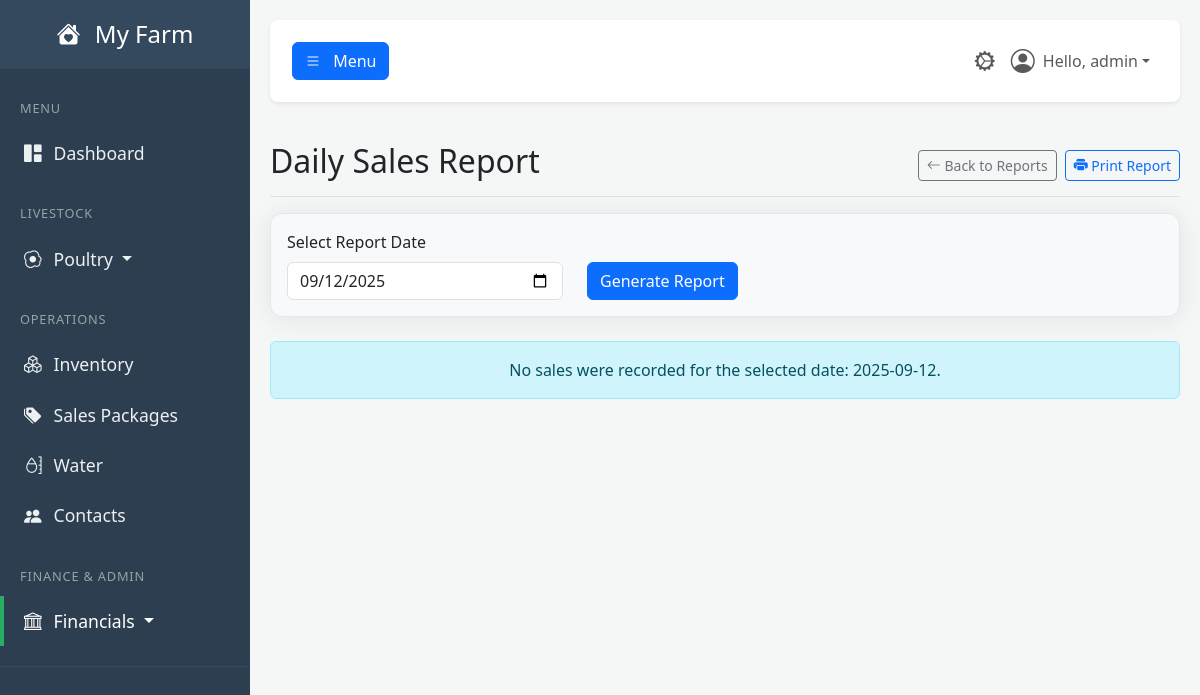
The app's page /report/daily-sales (signed in), older data.
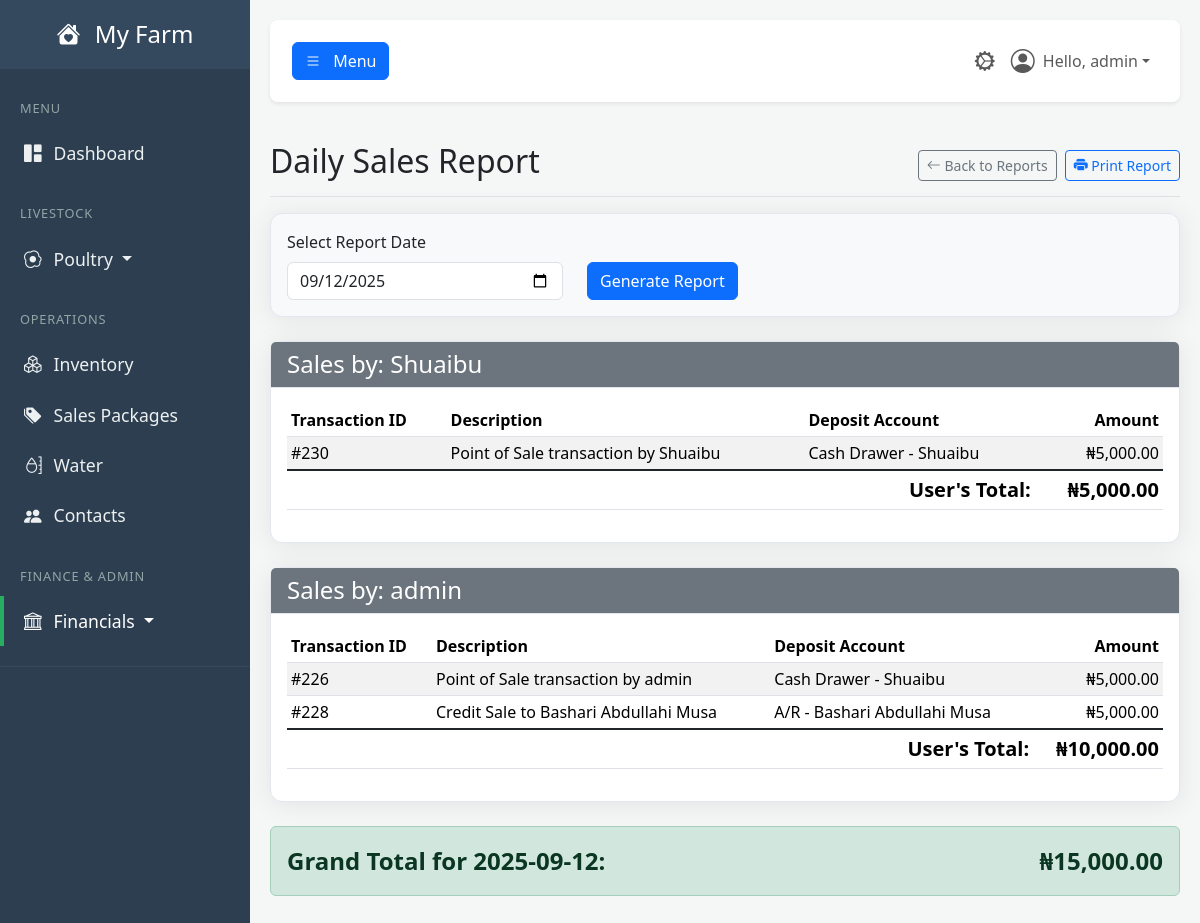
The same page, newer data.
### tables this page shows
CREATE TABLE journal_entries (
            id INTEGER PRIMARY KEY,
            transaction_date TEXT NOT NULL,
            description TEXT NOT NULL,
            debit_account_id INTEGER NOT NULL,
            credit_account_id INTEGER NOT NULL,
            amount REAL NOT NULL,
            created_by_user_id INTEGER NOT NULL,
            related_contact_id INTEGER,
            related_sale_id INTEGER, -- Links back to a specific sale
            created_at TIMESTAMP DEFAULT CURRENT_TIMESTAMP, is_closed INTEGER DEFAULT 0,
            FOREIGN KEY (debit_account_id) REFERENCES accounts (id),
            FOREIGN KEY (credit_account_id) REFERENCES accounts (id),
            FOREIGN KEY (created_by_user_id) REFERENCES users (id),
            FOREIGN KEY (related_contact_id) REFERENCES contacts (id),
            FOREIGN KEY (related_sale_id) REFERENCES sales (id)
        );

CREATE TABLE users (
            id INTEGER PRIMARY KEY,
            username TEXT NOT NULL UNIQUE,
            email TEXT NOT NULL UNIQUE,
            password_hash TEXT NOT NULL,
            farm_name TEXT NOT NULL,
            role TEXT NOT NULL DEFAULT 'user', -- 'user' or 'admin'
            is_active BOOLEAN NOT NULL DEFAULT 1,f
            created_at TIMESTAMP DEFAULT CURRENT_TIMESTAMP
        , cash_account_id INTEGER REFERENCES accounts(id));

CREATE TABLE accounts (
            id INTEGER PRIMARY KEY,
            code TEXT UNIQUE,
            name TEXT NOT NULL UNIQUE,
            type TEXT NOT NULL, -- Asset, Liability, Equity, Revenue, Expense
            is_active BOOLEAN NOT NULL DEFAULT 1,
            created_at TIMESTAMP DEFAULT CURRENT_TIMESTAMP
        );

### app.py (the view)
@app.route('/report/daily-sales')
@login_required
@permission_required('run_operational_reports')
def report_daily_sales():
    db = get_db()
    report_date_str = request.args.get('report_date', date.today().strftime('%Y-%m-%d'))
    sql_query = """
        SELECT
            je.id,
            je.transaction_date,
            je.description,
            je.amount,
            u.username,
            debit_acc.name as deposit_account_name
        FROM journal_entries je
        JOIN users u ON je.created_by_user_id = u.id
        JOIN accounts credit_acc ON je.credit_account_id = credit_acc.id
        JOIN accounts debit_acc ON je.debit_account_id = debit_acc.id
        WHERE
            credit_acc.name = 'Product Sales' AND je.transaction_date = ?
        ORDER BY
            u.username, je.id
    """
    transactions = db.execute(sql_query, (report_date_str,)).fetchall()
    sales_by_user = {}
    grand_total = 0
    for tx in transactions:
        username = tx['username']
        if username not in sales_by_user:
            sales_by_user[username] = {
                'transactions': [],
                'total': 0
            }
        sales_by_user[username]['transactions'].append(dict(tx))
        sales_by_user[username]['total'] += tx['amount']
        grand_total += tx['amount']
    return render_template(
        'report_daily_sales.html',
        user=g.user,
        report_date=report_date_str,
        sales_by_user=sales_by_user,
        grand_total=grand_total,
        now=datetime.utcnow()
    )

### app.py (called while the page is built)
def get_db():
    if 'db' not in g:
        g.db = sqlite3.connect(DATABASE)
        g.db.row_factory = sqlite3.Row
    return g.db

def login_required(f):
    @wraps(f)
    def decorated_function(*args, **kwargs):
        if 'user_id' not in session:
            flash('Please log in to access this page.', 'warning')
            return redirect(url_for('login'))
        g.user = User.get_by_id(session['user_id'])
        if not g.user:
            session.clear()
            return redirect(url_for('login'))
        return f(*args, **kwargs)
    return decorated_function

def permission_required(permission_name):
    def decorator(f):
        @wraps(f)
        def decorated_function(*args, **kwargs):
            if not hasattr(g, 'user') or not g.user.has_permission(permission_name):
                flash('You do not have the required permission.', 'danger')
                return redirect(url_for('dashboard'))
            return f(*args, **kwargs)
        return decorated_function
    return decorator

### templates/report_daily_sales.html (shortened to what this page needs)
{% extends "base.html" %}
{% block content %}
<div class="d-flex justify-content-between flex-wrap flex-md-nowrap align-items-center pt-3 pb-2 mb-3 border-bottom no-print">
    <h1 class="h2">Daily Sales Report</h1>
    <div class="btn-toolbar mb-2 mb-md-0">
        <a href="{{ url_for('reports_dashboard') }}" class="btn btn-sm btn-outline-secondary me-2">
            <i class="bi bi-arrow-left"></i> Back to Reports
        </a>
        <button onclick="window.print();" class="btn btn-sm btn-outline-primary">
            <i class="bi bi-printer-fill"></i> Print Report
        </button>
    </div>
</div>
<form method="GET" action="{{ url_for('report_daily_sales') }}" class="card p-3 mb-4 no-print bg-light">
    <div class="row align-items-end">
        <div class="col-md-4">
            <label for="report_date" class="form-label">Select Report Date</label>
            <input type="date" class="form-control" name="report_date" id="report_date" value="{{ report_date }}">
        </div>
        <div class="col-md-4">
            <button type="submit" class="btn btn-primary">Generate Report</button>
        </div>
    </div>
</form>
{% if sales_by_user %}
    {% for username, data in sales_by_user.items() %}
        <div class="card mb-4">
            <div class="card-header bg-secondary text-white">
                <h4 class="mb-0">Sales by: {{ username }}</h4>
            </div>
            <div class="card-body">
                <table class="table table-sm table-striped">
                    <thead>
                        <tr>
                            <th>Transaction ID</th>
                            <th>Description</th>
                            <th>Deposit Account</th>
                            <th class="text-end">Amount</th>
                        </tr>
                    </thead>
                    <tbody>
                        {% for sale in data.transactions %}
                        <tr>
                            <td>#{{ sale.id }}</td>
                            <td>{{ sale.description }}</td>
                            <td>{{ sale.deposit_account_name }}</td>
                            <td class="text-end">₦{{ '{:,.2f}'.format(sale.amount) }}</td>
                        </tr>
                        {% endfor %}
                    </tbody>
                    <tfoot>
                        <tr class="table-group-divider">
                            <th colspan="3" class="text-end fs-5">User's Total:</th>
                            <th class="text-end fs-5">₦{{ '{:,.2f}'.format(data.total) }}</th>
                        </tr>
                    </tfoot>
                </table>
            </div>
        </div>
    {% endfor %}
    <div class="alert alert-success fs-4 mt-4" role="alert">
        <div class="d-flex justify-content-between">
            <strong>Grand Total for {{ report_date }}:</strong>
            <strong>₦{{ '{:,.2f}'.format(grand_total) }}</strong>
        </div>
    </div>
{% else %}
    <div class="alert alert-info text-center" role="alert">
        No sales were recorded for the selected date: {{ report_date }}.
    </div>
{% endif %}
{% endblock %}

Row changes from the older to the newer data that the page shows:
added journal_entries: username "Shuaibu", id "230", description "Point of Sale transaction by Shuaibu", deposit_account_name "Cash Drawer - Shuaibu", amount "5,000.00", total "5,000.00"
added journal_entries: username "admin", id "226", description "Point of Sale transaction by admin", deposit_account_name "Cash Drawer - Shuaibu", amount "5,000.00", total "10,000.00"
added journal_entries: id "228", description "Credit Sale to Bashari Abdullahi Musa", deposit_account_name "A/R - Bashari Abdullahi Musa", amount "5,000.00", shown under "admin"
Text that changed along with them:
{{ report_date }}: (not shown) → "2025-09-12"
{{ '{:,.2f}'.format(grand_total) }}: (not shown) → "15,000.00"
{{ report_date }}: "2025-09-12" → (not shown)
text no longer shown: "No sales were recorded for the selected date: ."
text now shown: "Grand Total for : ₦"
